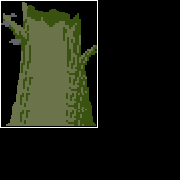
#> input picture CeltiaGame/wwwroot/assets/bobs/AncientTreeBOB.png, 180 x 180 px, found by its file name; its folder holds 4 pictures in this run
$ python remove_black_bg.py
#> lines starting #> are read from the running program, lines starting #| are printed output that depends on the picture
#!/usr/bin/env python3
from PIL import Image
import os

# Input and output directories
input_dir = "CeltiaGame/wwwroot/assets/bobs"
output_dir = "CeltiaGame/wwwroot/assets/bobs_new"

# Create output directory if it doesn't exist
os.makedirs(output_dir, exist_ok=True)

# Process each image
for filename in os.listdir(input_dir):
    if filename.lower().endswith(('.png', '.jpg', '.jpeg', '.bmp')):
        input_path = os.path.join(input_dir, filename)

        # Change extension to .png for transparency support
        output_filename = os.path.splitext(filename)[0] + '.png'
        output_path = os.path.join(output_dir, output_filename)

        print(f"Processing {filename}...")

        # Open the image
        img = Image.open(input_path)
#> img is the input picture: PIL image 180x180 RGBA; mean R, G, B, A 23.5, 26.7, 14.6, 251.5

        # Convert to RGBA if not already
        img = img.convert("RGBA")

        # Get the image data
        datas = img.getdata()

        # Create new image data with black pixels made transparent
        new_data = []
        threshold = 30  # Tolerance for near-black colors

        for item in datas:
            # Check if pixel is black or near-black
            if item[0] < threshold and item[1] < threshold and item[2] < threshold:
                # Make it transparent
                new_data.append((255, 255, 255, 0))
            else:
                # Keep original
                new_data.append(item)
#> after the loop, new_data = 32400 items

        # Update image data
        img.putdata(new_data)
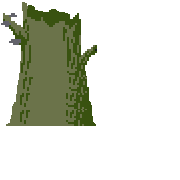
#> img: PIL image 180x180 RGBA; mean R, G, B, A 213.6, 216.9, 204.8, 64.8; transparent parts drawn white

        # Save as PNG with transparency
        img.save(output_path, "PNG")
        print(f"Saved to {output_path}")

print("\nDone! All images processed.")
